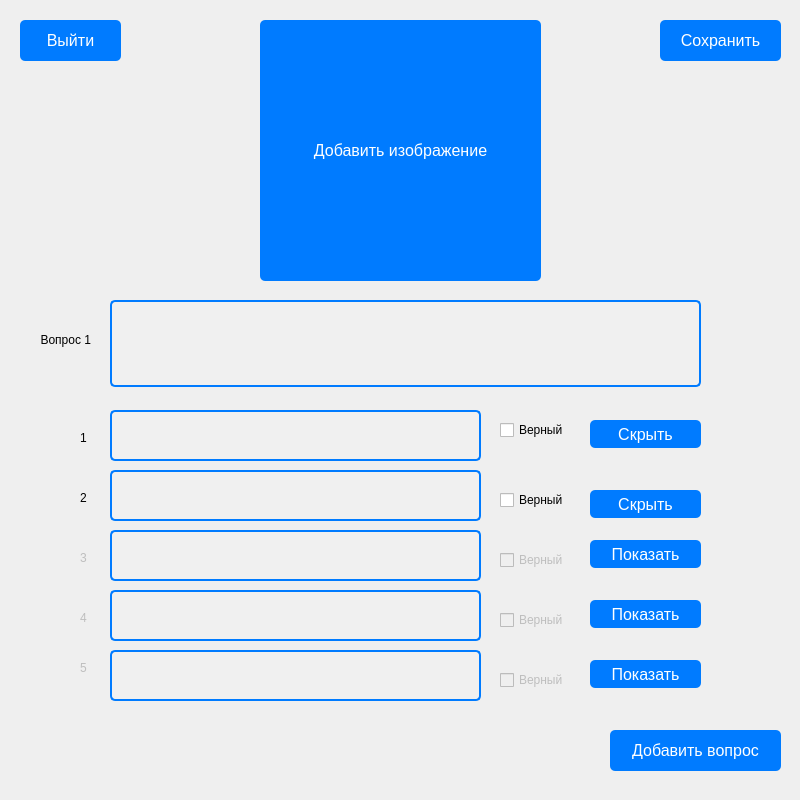
<?xml version="1.0" encoding="UTF-8"?>
<ui version="4.0">
 <class>Form</class>
 <widget class="QWidget" name="Form">
  <property name="geometry">
   <rect>
    <x>0</x>
    <y>0</y>
    <width>800</width>
    <height>800</height>
   </rect>
  </property>
  <property name="sizePolicy">
   <sizepolicy hsizetype="Fixed" vsizetype="Fixed">
    <horstretch>0</horstretch>
    <verstretch>0</verstretch>
   </sizepolicy>
  </property>
  <property name="minimumSize">
   <size>
    <width>800</width>
    <height>800</height>
   </size>
  </property>
  <property name="maximumSize">
   <size>
    <width>800</width>
    <height>800</height>
   </size>
  </property>
  <property name="windowTitle">
   <string>Form</string>
  </property>
  <widget class="QPushButton" name="pushButton2_1">
   <property name="geometry">
    <rect>
     <x>20</x>
     <y>20</y>
     <width>101</width>
     <height>41</height>
    </rect>
   </property>
   <property name="styleSheet">
    <string notr="true">background-color: #007BFF; /* Цвет фона кнопки */
    color: white; /* Цвет текста */
    font-size: 16px; /* Размер шрифта */
    font-family: Arial, sans-serif; /* Шрифт */
    padding: 10px 20px; /* Отступы внутри кнопки */
    border: none; /* Без рамки */
    border-radius: 5px; /* Закругление углов */
    cursor: pointer; /* Указатель при наведении */</string>
   </property>
   <property name="text">
    <string>Выйти</string>
   </property>
  </widget>
  <widget class="QPushButton" name="pushButton_save">
   <property name="geometry">
    <rect>
     <x>660</x>
     <y>20</y>
     <width>121</width>
     <height>41</height>
    </rect>
   </property>
   <property name="styleSheet">
    <string notr="true">background-color: #007BFF; /* Цвет фона кнопки */
    color: white; /* Цвет текста */
    font-size: 16px; /* Размер шрифта */
    font-family: Arial, sans-serif; /* Шрифт */
    padding: 10px 20px; /* Отступы внутри кнопки */
    border: none; /* Без рамки */
    border-radius: 5px; /* Закругление углов */
    cursor: pointer; /* Указатель при наведении */</string>
   </property>
   <property name="text">
    <string>Сохранить</string>
   </property>
  </widget>
  <widget class="QPushButton" name="pushButton_img">
   <property name="enabled">
    <bool>true</bool>
   </property>
   <property name="geometry">
    <rect>
     <x>260</x>
     <y>20</y>
     <width>281</width>
     <height>261</height>
    </rect>
   </property>
   <property name="styleSheet">
    <string notr="true">background-color: #007BFF; /* Цвет фона кнопки */
    color: white; /* Цвет текста */
    font-size: 16px; /* Размер шрифта */
    font-family: Arial, sans-serif; /* Шрифт */
    padding: 10px 20px; /* Отступы внутри кнопки */
    border: none; /* Без рамки */
    border-radius: 5px; /* Закругление углов */
    cursor: pointer; /* Указатель при наведении */</string>
   </property>
   <property name="text">
    <string>Добавить изображение</string>
   </property>
  </widget>
  <widget class="QLabel" name="label">
   <property name="geometry">
    <rect>
     <x>20</x>
     <y>330</y>
     <width>71</width>
     <height>20</height>
    </rect>
   </property>
   <property name="text">
    <string>Вопрос 1</string>
   </property>
   <property name="alignment">
    <set>Qt::AlignRight|Qt::AlignTrailing|Qt::AlignVCenter</set>
   </property>
  </widget>
  <widget class="QLabel" name="label_1">
   <property name="geometry">
    <rect>
     <x>80</x>
     <y>430</y>
     <width>16</width>
     <height>16</height>
    </rect>
   </property>
   <property name="text">
    <string>1</string>
   </property>
  </widget>
  <widget class="QPushButton" name="pushButton_1">
   <property name="geometry">
    <rect>
     <x>590</x>
     <y>420</y>
     <width>111</width>
     <height>28</height>
    </rect>
   </property>
   <property name="styleSheet">
    <string notr="true">background-color: #007BFF; /* Цвет фона кнопки */
    color: white; /* Цвет текста */
    font-size: 16px; /* Размер шрифта */
    font-family: Arial, sans-serif; /* Шрифт */
    padding: 5px 10px; /* Отступы внутри кнопки */
    border: none; /* Без рамки */
    border-radius: 5px; /* Закругление углов */
    cursor: pointer; /* Указатель при наведении */</string>
   </property>
   <property name="text">
    <string>Скрыть</string>
   </property>
  </widget>
  <widget class="QLabel" name="label_2">
   <property name="geometry">
    <rect>
     <x>80</x>
     <y>490</y>
     <width>16</width>
     <height>16</height>
    </rect>
   </property>
   <property name="text">
    <string>2</string>
   </property>
  </widget>
  <widget class="QPushButton" name="pushButton_2">
   <property name="geometry">
    <rect>
     <x>590</x>
     <y>490</y>
     <width>111</width>
     <height>28</height>
    </rect>
   </property>
   <property name="styleSheet">
    <string notr="true">background-color: #007BFF; /* Цвет фона кнопки */
    color: white; /* Цвет текста */
    font-size: 16px; /* Размер шрифта */
    font-family: Arial, sans-serif; /* Шрифт */
    padding: 5px 10px; /* Отступы внутри кнопки */
    border: none; /* Без рамки */
    border-radius: 5px; /* Закругление углов */
    cursor: pointer; /* Указатель при наведении */</string>
   </property>
   <property name="text">
    <string>Скрыть</string>
   </property>
  </widget>
  <widget class="QPushButton" name="pushButton_7">
   <property name="geometry">
    <rect>
     <x>610</x>
     <y>730</y>
     <width>171</width>
     <height>41</height>
    </rect>
   </property>
   <property name="styleSheet">
    <string notr="true">background-color: #007BFF; /* Цвет фона кнопки */
    color: white; /* Цвет текста */
    font-size: 16px; /* Размер шрифта */
    font-family: Arial, sans-serif; /* Шрифт */
    padding: 10px 20px; /* Отступы внутри кнопки */
    border: none; /* Без рамки */
    border-radius: 5px; /* Закругление углов */
    cursor: pointer; /* Указатель при наведении */</string>
   </property>
   <property name="text">
    <string>Добавить вопрос</string>
   </property>
  </widget>
  <widget class="QTextEdit" name="textEdit">
   <property name="geometry">
    <rect>
     <x>110</x>
     <y>300</y>
     <width>591</width>
     <height>87</height>
    </rect>
   </property>
   <property name="styleSheet">
    <string notr="true">background-color: #f0f0f0; /* Цвет фона */
    color: #333; /* Цвет текста */
    font-size: 16px; /* Размер шрифта */
    font-family: Arial, sans-serif; /* Шрифт */
    padding: 10px; /* Отступы внутри QLabel */
    border: 2px solid #007BFF; /* Цвет и толщина рамки */
    border-radius: 5px; /* Закругление углов */
    text-align: center; /* Выравнивание текста по центру */</string>
   </property>
  </widget>
  <widget class="QTextEdit" name="textEdit_1">
   <property name="geometry">
    <rect>
     <x>110</x>
     <y>410</y>
     <width>371</width>
     <height>51</height>
    </rect>
   </property>
   <property name="styleSheet">
    <string notr="true">background-color: #f0f0f0; /* Цвет фона */
    color: #333; /* Цвет текста */
    font-size: 16px; /* Размер шрифта */
    font-family: Arial, sans-serif; /* Шрифт */
    padding: 10px; /* Отступы внутри QLabel */
    border: 2px solid #007BFF; /* Цвет и толщина рамки */
    border-radius: 5px; /* Закругление углов */
    text-align: center; /* Выравнивание текста по центру */</string>
   </property>
  </widget>
  <widget class="QTextEdit" name="textEdit_2">
   <property name="geometry">
    <rect>
     <x>110</x>
     <y>470</y>
     <width>371</width>
     <height>51</height>
    </rect>
   </property>
   <property name="styleSheet">
    <string notr="true">background-color: #f0f0f0; /* Цвет фона */
    color: #333; /* Цвет текста */
    font-size: 16px; /* Размер шрифта */
    font-family: Arial, sans-serif; /* Шрифт */
    padding: 10px; /* Отступы внутри QLabel */
    border: 2px solid #007BFF; /* Цвет и толщина рамки */
    border-radius: 5px; /* Закругление углов */
    text-align: center; /* Выравнивание текста по центру */</string>
   </property>
  </widget>
  <widget class="QCheckBox" name="checkBox_1">
   <property name="geometry">
    <rect>
     <x>500</x>
     <y>420</y>
     <width>81</width>
     <height>20</height>
    </rect>
   </property>
   <property name="text">
    <string>Верный</string>
   </property>
  </widget>
  <widget class="QCheckBox" name="checkBox_2">
   <property name="geometry">
    <rect>
     <x>500</x>
     <y>490</y>
     <width>81</width>
     <height>20</height>
    </rect>
   </property>
   <property name="text">
    <string>Верный</string>
   </property>
  </widget>
  <widget class="QLabel" name="label_3">
   <property name="enabled">
    <bool>false</bool>
   </property>
   <property name="geometry">
    <rect>
     <x>80</x>
     <y>550</y>
     <width>16</width>
     <height>16</height>
    </rect>
   </property>
   <property name="text">
    <string>3</string>
   </property>
  </widget>
  <widget class="QPushButton" name="pushButton_3">
   <property name="enabled">
    <bool>true</bool>
   </property>
   <property name="geometry">
    <rect>
     <x>590</x>
     <y>540</y>
     <width>111</width>
     <height>28</height>
    </rect>
   </property>
   <property name="styleSheet">
    <string notr="true">background-color: #007BFF; /* Цвет фона кнопки */
    color: white; /* Цвет текста */
    font-size: 16px; /* Размер шрифта */
    font-family: Arial, sans-serif; /* Шрифт */
    padding: 5px 10px; /* Отступы внутри кнопки */
    border: none; /* Без рамки */
    border-radius: 5px; /* Закругление углов */
    cursor: pointer; /* Указатель при наведении */</string>
   </property>
   <property name="text">
    <string>Показать</string>
   </property>
  </widget>
  <widget class="QCheckBox" name="checkBox_3">
   <property name="enabled">
    <bool>false</bool>
   </property>
   <property name="geometry">
    <rect>
     <x>500</x>
     <y>550</y>
     <width>81</width>
     <height>20</height>
    </rect>
   </property>
   <property name="text">
    <string>Верный</string>
   </property>
  </widget>
  <widget class="QTextEdit" name="textEdit_3">
   <property name="enabled">
    <bool>false</bool>
   </property>
   <property name="geometry">
    <rect>
     <x>110</x>
     <y>530</y>
     <width>371</width>
     <height>51</height>
    </rect>
   </property>
   <property name="styleSheet">
    <string notr="true">background-color: #f0f0f0; /* Цвет фона */
    color: #333; /* Цвет текста */
    font-size: 16px; /* Размер шрифта */
    font-family: Arial, sans-serif; /* Шрифт */
    padding: 10px; /* Отступы внутри QLabel */
    border: 2px solid #007BFF; /* Цвет и толщина рамки */
    border-radius: 5px; /* Закругление углов */
    text-align: center; /* Выравнивание текста по центру */</string>
   </property>
  </widget>
  <widget class="QCheckBox" name="checkBox_4">
   <property name="enabled">
    <bool>false</bool>
   </property>
   <property name="geometry">
    <rect>
     <x>500</x>
     <y>610</y>
     <width>81</width>
     <height>20</height>
    </rect>
   </property>
   <property name="text">
    <string>Верный</string>
   </property>
  </widget>
  <widget class="QTextEdit" name="textEdit_4">
   <property name="enabled">
    <bool>false</bool>
   </property>
   <property name="geometry">
    <rect>
     <x>110</x>
     <y>590</y>
     <width>371</width>
     <height>51</height>
    </rect>
   </property>
   <property name="styleSheet">
    <string notr="true">background-color: #f0f0f0; /* Цвет фона */
    color: #333; /* Цвет текста */
    font-size: 16px; /* Размер шрифта */
    font-family: Arial, sans-serif; /* Шрифт */
    padding: 10px; /* Отступы внутри QLabel */
    border: 2px solid #007BFF; /* Цвет и толщина рамки */
    border-radius: 5px; /* Закругление углов */
    text-align: center; /* Выравнивание текста по центру */</string>
   </property>
  </widget>
  <widget class="QPushButton" name="pushButton_4">
   <property name="enabled">
    <bool>true</bool>
   </property>
   <property name="geometry">
    <rect>
     <x>590</x>
     <y>600</y>
     <width>111</width>
     <height>28</height>
    </rect>
   </property>
   <property name="styleSheet">
    <string notr="true">background-color: #007BFF; /* Цвет фона кнопки */
    color: white; /* Цвет текста */
    font-size: 16px; /* Размер шрифта */
    font-family: Arial, sans-serif; /* Шрифт */
    padding: 5px 10px; /* Отступы внутри кнопки */
    border: none; /* Без рамки */
    border-radius: 5px; /* Закругление углов */
    cursor: pointer; /* Указатель при наведении */</string>
   </property>
   <property name="text">
    <string>Показать</string>
   </property>
  </widget>
  <widget class="QLabel" name="label_4">
   <property name="enabled">
    <bool>false</bool>
   </property>
   <property name="geometry">
    <rect>
     <x>80</x>
     <y>610</y>
     <width>16</width>
     <height>16</height>
    </rect>
   </property>
   <property name="text">
    <string>4</string>
   </property>
  </widget>
  <widget class="QPushButton" name="pushButton_5">
   <property name="enabled">
    <bool>true</bool>
   </property>
   <property name="geometry">
    <rect>
     <x>590</x>
     <y>660</y>
     <width>111</width>
     <height>28</height>
    </rect>
   </property>
   <property name="styleSheet">
    <string notr="true">background-color: #007BFF; /* Цвет фона кнопки */
    color: white; /* Цвет текста */
    font-size: 16px; /* Размер шрифта */
    font-family: Arial, sans-serif; /* Шрифт */
    padding: 5px 10px; /* Отступы внутри кнопки */
    border: none; /* Без рамки */
    border-radius: 5px; /* Закругление углов */
    cursor: pointer; /* Указатель при наведении */</string>
   </property>
   <property name="text">
    <string>Показать</string>
   </property>
  </widget>
  <widget class="QCheckBox" name="checkBox_5">
   <property name="enabled">
    <bool>false</bool>
   </property>
   <property name="geometry">
    <rect>
     <x>500</x>
     <y>670</y>
     <width>81</width>
     <height>20</height>
    </rect>
   </property>
   <property name="text">
    <string>Верный</string>
   </property>
  </widget>
  <widget class="QTextEdit" name="textEdit_5">
   <property name="enabled">
    <bool>false</bool>
   </property>
   <property name="geometry">
    <rect>
     <x>110</x>
     <y>650</y>
     <width>371</width>
     <height>51</height>
    </rect>
   </property>
   <property name="styleSheet">
    <string notr="true">background-color: #f0f0f0; /* Цвет фона */
    color: #333; /* Цвет текста */
    font-size: 16px; /* Размер шрифта */
    font-family: Arial, sans-serif; /* Шрифт */
    padding: 10px; /* Отступы внутри QLabel */
    border: 2px solid #007BFF; /* Цвет и толщина рамки */
    border-radius: 5px; /* Закругление углов */
    text-align: center; /* Выравнивание текста по центру */</string>
   </property>
  </widget>
  <widget class="QLabel" name="label_5">
   <property name="enabled">
    <bool>false</bool>
   </property>
   <property name="geometry">
    <rect>
     <x>80</x>
     <y>660</y>
     <width>16</width>
     <height>16</height>
    </rect>
   </property>
   <property name="text">
    <string>5</string>
   </property>
  </widget>
 </widget>
 <resources/>
 <connections/>
</ui>
